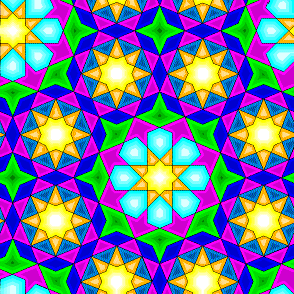
%> input picture assignment3/octone.gif, 294 x 294 px
$ octave yellow1.m   (GNU Octave 9; MATLAB toolbox functions it lacks are replaced by stand-ins)
%> lines starting %> are read from the running program, lines starting %| are printed output that depends on the picture; in (x1, y1, x2, y2) boxes, pixels count from 0 and x2, y2 are one past the last pixel; in counts of white or black regions, pixels touching at a corner belong together; the program's own positions count from 1
close all;
[gifImage cmap] = imread('octone.gif');
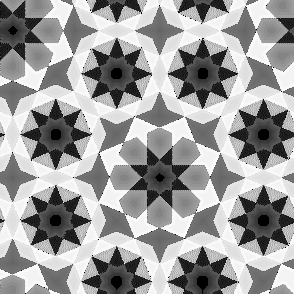
%> gifImage: size 294x294 uint8; min 0, max 255, mean 157.1
%> cmap = 256 rows, first 12: [1 1 1; 0.129 0 0; 0.29 0 0; 0.58 0.129 0; 0.42 0.129 0; 0.776 0.58 0.42; 0.29 0.129 0; 0.871 0.58 0.322; 0.871 0.42 0; 0.647 0.42 0.192; 0.58 0.29 0; 1 0.839 0.612]
rgbImage = ind2rgb(gifImage, cmap);
imshow(rgbImage);
gray = rgb2gray(rgbImage);
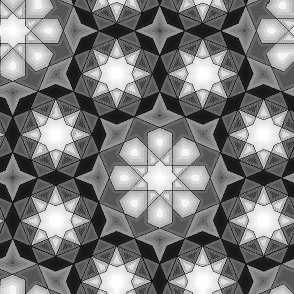
%> gray: size 294x294 double; min 0, max 1, mean 0.478
figure;
imshow(gray);
gray
%gray(gray< 10) = 0;

for i = 1:size(gray,1)
    for j = 1:size(gray,2)
        if gray(i,j) >0.90 && gray(i,j) < 0.96
            'found'
            gray(i,j) = 1;
        else
            gray(i,j) = 0;
        end
    end
end
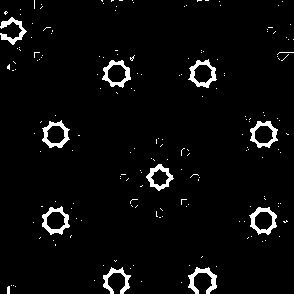
%> gray: size 294x294 double; values 0 (black) and 1 (white), 3.9% white; 178 white regions (167 under 20 px), largest, box (x1, y1, x2, y2) and area: (188, 267, 217, 294) 309, (42, 206, 70, 235) 308, (249, 207, 277, 235) 308


ft = fft2(gifImage);
mag = abs(ft);
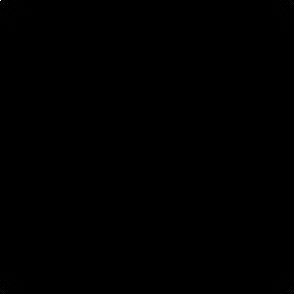
%> mag: size 294x294 double; min 16.57, max 13583139, mean 7123.7; drawn with min black and max white
phse = angle(ft);
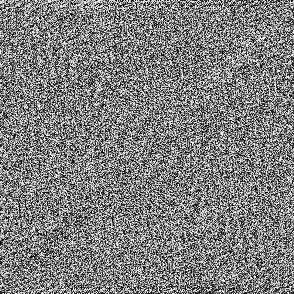
%> phse: size 294x294 double; min -3.14, max 3.14, mean -1.32e-18; drawn with min black and max white
figure;
imshow(log(1+mag),[]);
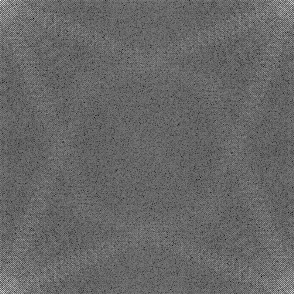
%> displayed picture: size 294x294, on the screen's scale of 0 to 255; min 0, max 255, mean 103.2

%gray(gray == 255) = 0;
%size(find(gray < 255 && gray >240))
%gray(gray>235) = 255;
figure;
imshow(gray)
%hsvIm = rgb2hsv(rgbImage);
%figure;
%imshow(hsvIm);

$ run again, with assignment3/chromakey.jpg saved as assignment3/octone.gif
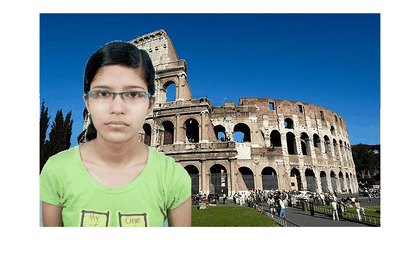
%> input picture assignment3/chromakey.jpg, 420 x 255 px, shrunk from 764 x 463 before the run
%> cmap = 256 rows, first 12: [1 1 1; 1 1 0.996; 1 1 0.992; 1 1 0.973; 1 0.996 1; 1 0.996 0.988; 1 0.984 0.961; 0.996 1 1; 0.992 1 1; 0.988 1 1; 0.992 1 0.984; 0.992 0.996 0.988]
%> after the loop `for i = 1:size(gray,1)`:
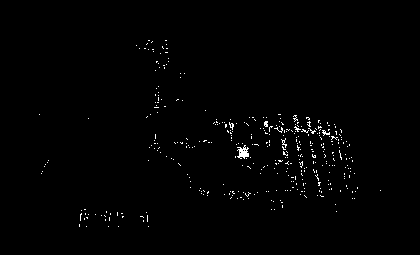
%> gray: size 255x420 double; values 0 (black) and 1 (white), 0.93% white in thin lines or dots, all inside (x1, y1, x2, y2) = (39, 40, 381, 227)
%> `imshow(log(1+mag),[]);`:
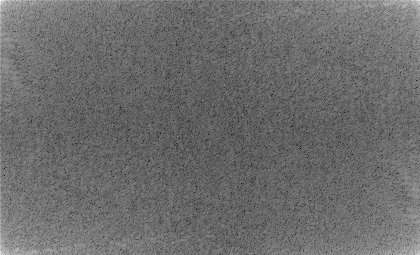
%> displayed picture: size 255x420, on the screen's scale of 0 to 255; min 0, max 255, mean 107.9
